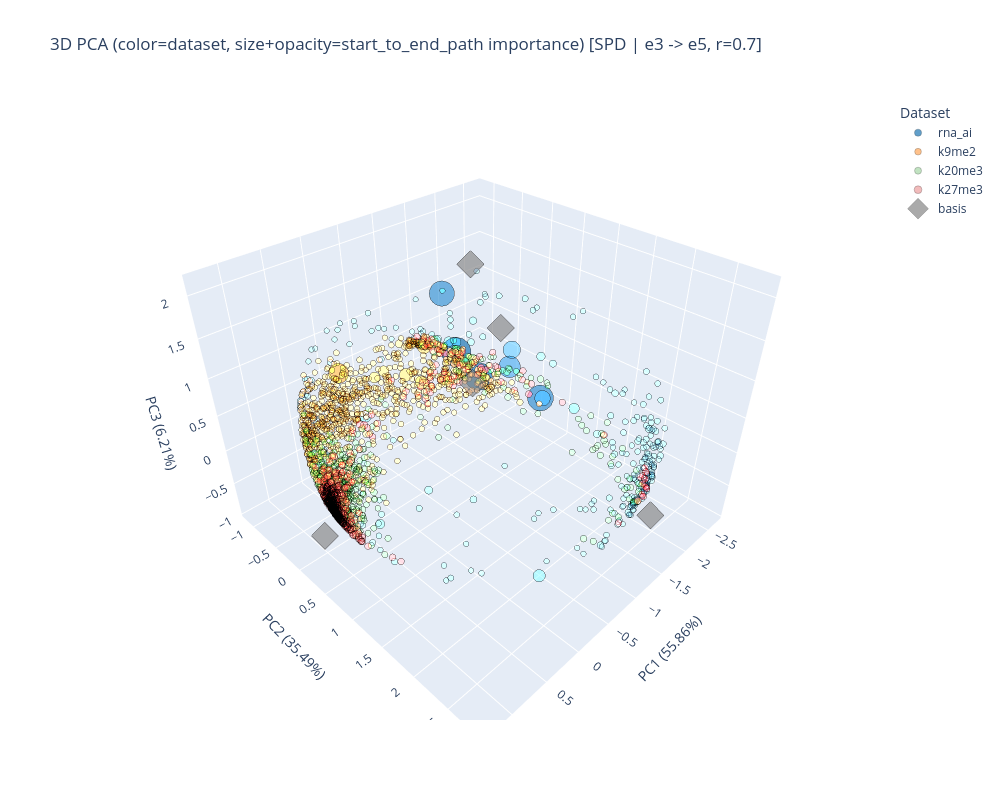

This figure's notebook cell:
### Code cell
shadow_graphs = {
    "exp": shadow_multigraph_exp,
    "gaussian": shadow_multigraph_gaussian,
    "spd": shadow_multigraph_spd,
}

def start_to_end_path(graph, start, end, r=0.7):
    if not isinstance(graph, pd.DataFrame):
        raise TypeError("graph must be a pandas DataFrame")

    nodes = graph.index

    if isinstance(start, str):
        if start not in nodes:
            raise ValueError(f"start node '{start}' not found in graph")
        start_idx = nodes.get_loc(start)
    else:
        start_idx = int(start)

    if isinstance(end, str):
        if end not in nodes:
            raise ValueError(f"end node '{end}' not found in graph")
        end_idx = nodes.get_loc(end)
    else:
        end_idx = int(end)

    if start_idx == end_idx:
        raise ValueError("start and end must be different nodes")

    A = graph.to_numpy(dtype=float)
    Q = r * A

    keep = np.ones(Q.shape[0], dtype=bool)
    keep[end_idx] = False

    Q_wo_end = Q[np.ix_(keep, keep)]
    q_to_end = Q[keep, end_idx]

    G = np.linalg.inv(np.eye(Q_wo_end.shape[0]) - Q_wo_end)
    h = G @ q_to_end

    kept_indices = np.where(keep)[0]
    start_reduced_idx = int(np.where(kept_indices == start_idx)[0][0])

    if np.isclose(h[start_reduced_idx], 0.0):
        raise ValueError("h(start) is zero; cannot normalize start-to-end importance")

    R = (h * G[start_reduced_idx, :]) / h[start_reduced_idx]
    return pd.Series(R, index=nodes[keep], name="start_to_end_importance").sort_values(ascending=False)


# Example: start-to-end path importance visualization in the same style as PageRank
graph_for_importance = "exp"  # choose from: exp, gaussian, spd
start_node = "e3"
end_node = "e5" 
r = 0.7

importance_scores = start_to_end_path(
    graph=shadow_graphs[graph_for_importance],
    start=start_node,
    end=end_node,
    r=r,
)

importance_scores = importance_scores[~importance_scores.index.str.endswith("neg", na=False)]

if "pca_model" not in globals() or "node_to_coords" not in globals():
    pca_model, node_to_coords = build_pca_projection_map(datasets, keys)

basis_for_display = ["e1", "e2", "e3", "e4", "e5"]
importance_scores_for_plot = importance_scores.copy()
for basis_node in basis_for_display:
    if basis_node in node_to_coords and basis_node not in importance_scores_for_plot.index:
        importance_scores_for_plot.loc[basis_node] = 0.0
importance_scores_for_plot = importance_scores_for_plot.sort_values(ascending=False)

fig = plot_node_scores_on_pca(
    score_series=importance_scores_for_plot,
    node_to_coords=node_to_coords,
    pca_model=pca_model,
    keys=keys,
    basis_size=18.0,
    title=(
        f"3D PCA (color=dataset, size+opacity=start_to_end_path importance) "
        f"[{graph_for_importance.upper()} | {start_node} -> {end_node}, r={r}]"
    ),
)

from pathlib import Path
def safe_filename_part(value):
    return "".join(ch if ch.isalnum() or ch in ('-', '_') else '_' for ch in str(value))

r_label = str(r).replace('.', 'p')
output_file_start_to_end = Path("Paper_results") / (
    f"pca_start_to_end_{safe_filename_part(graph_for_importance)}_"
    f"{safe_filename_part(start_node)}_to_{safe_filename_part(end_node)}_r{r_label}.html"
)
output_file_start_to_end.parent.mkdir(parents=True, exist_ok=True)
fig.write_html(output_file_start_to_end, include_plotlyjs="cdn")
print(f"Saved interactive plot to: {output_file_start_to_end.resolve()}")

importance_scores.head(21)

### Figure 1 — Plotly figure (JSON) as saved in the notebook; plotly's stock layout.template omitted (floating-point values rounded to 4 significant figures; data arrays with more than 128 entries replaced by an {"elided": "..."} marker saying what was removed)
{"data": [{"hovertemplate": "%{text}<extra></extra>", "marker": {"color": {"elided": "384 str values"}, "line": {"color": "black", "width": 0.3}, "size": {"elided": "384 float values"}, "symbol": "circle"}, "mode": "markers", "name": "rna_ai", "text": {"elided": "384 str values"}, "type": "scatter3d", "x": {"elided": "384 float values"}, "y": {"elided": "384 float values"}, "z": {"elided": "384 float values"}}, {"hovertemplate": "%{text}<extra></extra>", "marker": {"color": {"elided": "1001 str values"}, "line": {"color": "black", "width": 0.3}, "size": {"elided": "1001 float values"}, "symbol": "circle"}, "mode": "markers", "name": "k9me2", "text": {"elided": "1001 str values"}, "type": "scatter3d", "x": {"elided": "1001 float values"}, "y": {"elided": "1001 float values"}, "z": {"elided": "1001 float values"}}, {"hovertemplate": "%{text}<extra></extra>", "marker": {"color": {"elided": "657 str values"}, "line": {"color": "black", "width": 0.3}, "size": {"elided": "657 float values"}, "symbol": "circle"}, "mode": "markers", "name": "k20me3", "text": {"elided": "657 str values"}, "type": "scatter3d", "x": {"elided": "657 float values"}, "y": {"elided": "657 float values"}, "z": {"elided": "657 float values"}}, {"hovertemplate": "%{text}<extra></extra>", "marker": {"color": {"elided": "650 str values"}, "line": {"color": "black", "width": 0.3}, "size": {"elided": "650 float values"}, "symbol": "circle"}, "mode": "markers", "name": "k27me3", "text": {"elided": "650 str values"}, "type": "scatter3d", "x": {"elided": "650 float values"}, "y": {"elided": "650 float values"}, "z": {"elided": "650 float values"}}, {"hovertemplate": "%{text}<extra></extra>", "marker": {"color": ["rgba(127,127,127,0.950)", "rgba(127,127,127,0.950)", "rgba(127,127,127,0.950)", "rgba(127,127,127,0.950)", "rgba(127,127,127,0.950)"], "line": {"color": "black", "width": 0.3}, "size": [18.0, 18.0, 18.0, 18.0, 18.0], "symbol": "diamond"}, "mode": "markers", "name": "basis", "text": ["e3<br>Dataset: basis<br>Score: 1.0006<br>Radius(px): 9.000<br>Opacity: 0.950", "e1<br>Dataset: basis<br>Score: 0<br>Radius(px): 9.000<br>Opacity: 0.950", "e2<br>Dataset: basis<br>Score: 0<br>Radius(px): 9.000<br>Opacity: 0.950", "e4<br>Dataset: basis<br>Score: 0<br>Radius(px): 9.000<br>Opacity: 0.950", "e5<br>Dataset: basis<br>Score: 0<br>Radius(px): 9.000<br>Opacity: 0.950"], "type": "scatter3d", "x": [1.265, -1.447, -0.5625, -0.9675, -2.024], "y": [0.4735, 2.731, 1.262, 0.4256, -0.6406], "z": [-0.2395, -0.2445, 1.86, 2.137, -0.3427]}], "layout": {"height": 800, "legend": {"title": {"text": "Dataset"}}, "scene": {"xaxis": {"title": {"text": "PC1 (55.86%)"}}, "yaxis": {"title": {"text": "PC2 (35.49%)"}}, "zaxis": {"title": {"text": "PC3 (6.21%)"}}}, "title": {"text": "3D PCA (color=dataset, size+opacity=start_to_end_path importance) [SPD | e3 -> e5, r=0.7]"}, "width": 1000}}
